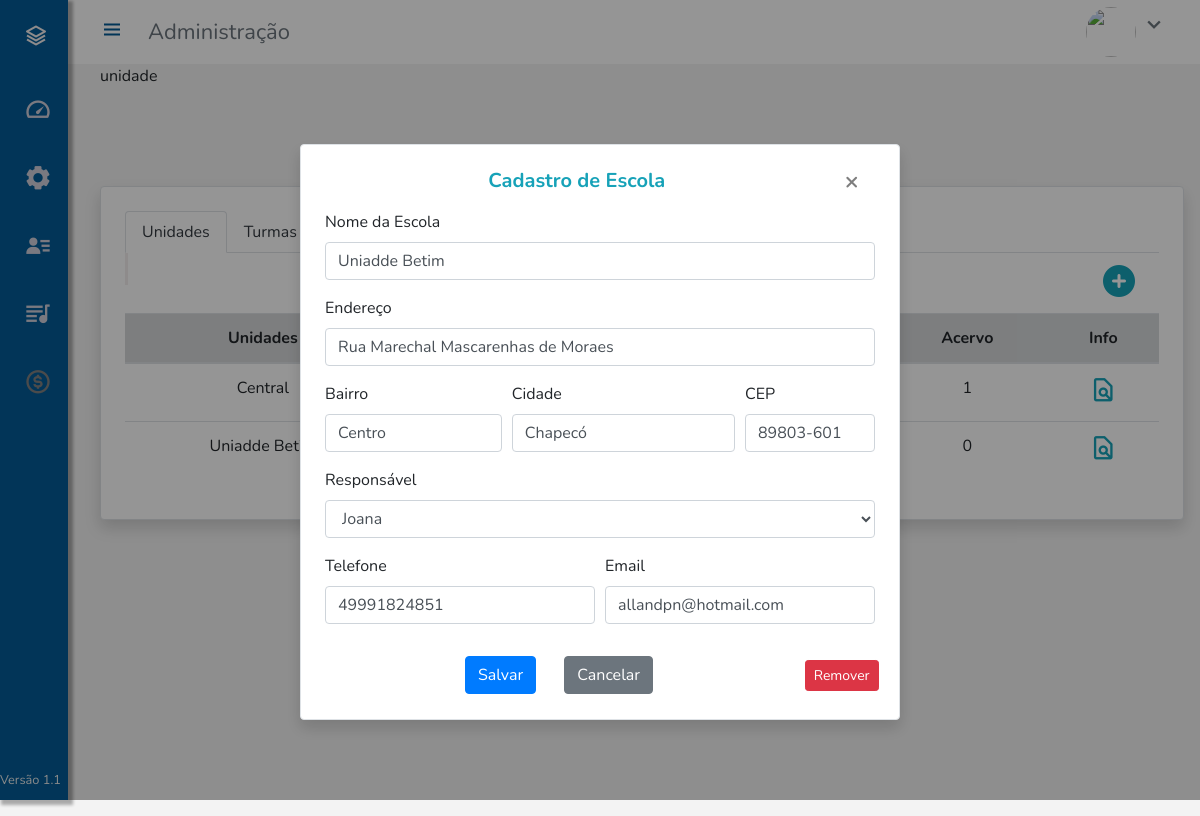
/unidade/2, run on the app's committed database.
### app/models.py (models this page shows)
class Unidade(db.Model):
    id = db.Column(db.Integer, primary_key=True)
    nome = db.Column(db.String(50), unique=True, nullable=False)
    gestor = db.Column(db.Integer, unique=False, nullable=True)
    email = db.Column(db.String(100), unique=False, nullable=True)
    telefone = db.Column(db.String(20), unique=False, nullable=True)
    instrumentos = db.relationship('Instrumento', backref='instrumento_unidade', lazy=True)
    turmas = db.relationship('Turma', backref='turma_unidade', lazy=True, cascade="all, delete")
    endereco = db.relationship('Endereco', backref='endereco_unidade', lazy=True)
    alunos = db.relationship('Aluno', backref='aluno_unidade', lazy=True )
    equipe = db.relationship('Coordenador', backref='coord_unidade', lazy=True)

class Endereco(db.Model):
    id = db.Column(db.Integer, primary_key=True)
    rua = db.Column(db.String(100), unique=False, nullable=True)
    numero = db.Column(db.Integer, unique=False, nullable=True)
    bairro = db.Column(db.String(50), unique=False, nullable=True)
    complemento = db.Column(db.String(50), unique=False, nullable=True)
    cidade = db.Column(db.String(50), unique=False, nullable=True)
    cep = db.Column(db.String(12), unique=False, nullable=True)
    estado = db.Column(db.String(50), unique=False, nullable=True)
    unidade_id = db.Column(db.Integer, db.ForeignKey('unidade.id'), nullable=True)
    coordenador_id = db.Column(db.Integer, db.ForeignKey('coordenador.id'), nullable=True)
    aluno_id = db.Column(db.Integer, db.ForeignKey('aluno.id'), nullable=True)

### app/admin/routes.py (the view)
@admin.route("/unidade/<int:id>", methods=['GET', 'POST'])
def update_unidade(id):
    form = RegistroUnidade()
    form.gestor.choices = [(g.id, g.nome) for g in Coordenador.query.all()]
    if request.method == "POST" and request.form['type'] == 'formEditUnd':
        if form.validate_on_submit():
            editUnidade(form, id)
            flash('Unidade atualizada com sucesso!', 'success')
            return redirect(url_for('admin.admin_path', path='unidade'))
        else:
            flash('Não foi possível atualizar os dados. Verifique as informações e tente novamente', 'danger')
    elif request.method == "GET":
        unidade = Unidade.query.filter_by(id = id).first()
        endereco = Endereco.query.filter_by(unidade_id = unidade.id).first()
        form.id.data = unidade.id
        form.nome.data = unidade.nome
        form.endereco.data = endereco.rua
        form.bairro.data = endereco.bairro
        form.cidade.data = endereco.cidade
        form.cep.data = endereco.cep
        form.telefone.data = unidade.telefone
        form.email.data = unidade.email
        form.gestor.data = int(unidade.gestor)
    unidades = get_unidade_brief()
    return render_template("admin.html", formEditUnd = form, unidades=unidades, pane = 'unidade')

### app/templates/admin.html (shortened to what this page needs)
{% extends "layout.html" %}
{% block pageCurrent %}Administração{% endblock  %}
{% block body %}
{{pane}}
<div class="main mx-auto widht-page">
    <div class="wrapper wrapper-tab border p-4 rounded shadow bg-white">
        <div>
            <div class="nav nav-tabs " id="nav-tab" role="tablist">
                <a {% if (not pane or pane == 'unidade') and (not pane_t and not pane_e)  %}
                      class="nav-item nav-link nav_link_table toogle-hide text-dark active"
                    {% else %}
                      class="nav-item nav-link nav_link_table toogle-hide text-dark"
                    {% endif %}
                id="nav-escolas-tab" data-toggle="tab" href="#nav-escolas" role="tab" aria-controls="nav-escolas" aria-selected="false" data-element=".hide-toggle-tab">Unidades</a>
                <a {% if pane_t == "turma" or pane == 'turma' %}
                    class="nav-item nav-link nav_link_table toogle-hide text-dark active"
                  {% else %}
                    class="nav-item nav-link nav_link_table toogle-hide text-dark"
                  {% endif %}
                class="nav-item nav-link nav_link_table toogle-hide text-dark " id="nav-cursos-tab" data-toggle="tab" href="#nav-cursos " role="tab" aria-controls="nav-cursos" aria-selected="false">Turmas</a>
                <a {% if pane_e == "equipe" or pane == 'equipe' %}
                      class="nav-item nav-link nav_link_table toogle-hide text-dark active"
                    {% else %}
                      class="nav-item nav-link nav_link_table toogle-hide text-dark"
                  {% endif %}
                class="nav-item nav-link nav_link_table toogle-hide text-dark " id="nav-equipe-tab" data-toggle="tab" href="#nav-equipe" role="tab" aria-controls="nav-equipe" aria-selected="true">Equipe</a>
            </div>
        </div>
        <div class="tab-content" id="nav-tabContent">
            {% if (not pane or pane == 'unidade') and (not pane_t and not pane_e)   %}
            <div class="tab-pane fade show active tela-wrapper-table" id="nav-escolas" role="tabpanel" aria-labelledby="nav-escolas-tab">
            {% else %}
            <div class="tab-pane fade tela-wrapper-table" id="nav-escolas" role="tabpanel" aria-labelledby="nav-escolas-tab">
            {% endif %}
            {% include 'includes/unidades.html'%}
            </div>
            {% include 'includes/equipes.html'%}
        </div>
<br>
{% if pane == "unidade" %}
<div class="" >
  {% else %}
<div class="hidden hide-container">
  {% endif %}
{% include 'includes/edit_unidade.html'%}
{% endblock  %}

### app/templates/includes/unidades.html
 <div class="container-fluid">
        <div class="row mt-1">
            <div class="ml-auto mr-3">
                <a class="btn-add-escola toogle-hide " id="addEscolaBtn" href="" data-element="#telaCadastroEscola"><i class="fa fa-2x fa-plus-circle text-info m-2" aria-hidden="true"></i></a>
            </div>
        </div>
        <div class="row mt-2">
            <table class="table table-hover text-center">
                <thead class="bg-gray">
                <tr>
                    <th scope="col">Unidades</th>
                    <th scope="col">Turmas</th>
                    <th scope="col">Equipe</th>
                    <th scope="col">Alunos</th>
                    <th scope="col">Acervo</th>
                    <th scope="col">Info</th>
                </tr>
                </thead>
                <tbody>
                    {% if unidades %}
                  {% for unidade in unidades %}
                    <tr>
                      <td>{{ unidade['nome'] }}</td>
                      <td>{{ unidade['turma'] }}</td>
                      <td>{{ unidade['equipe'] }}</td>
                      <td>{{ unidade['aluno'] }}</td>
                      <td>{{ unidade['acervo'] }}</td>
                      <td>
                          <a href="" class="response toogle-hide ml-auto open-info-escola" data-element="#dataInfoEscola" data-pane='unidade' data-id="{{unidade['id']}}"><i class='bx bx-file-find text-info mt-auto' style="font-size: 1.75rem"></i>
                          </a>
                      </td>
                    </tr>
                  {% endfor %}
                  {% endif %}
                </tbody>
            </table>
        </div>
    </div>

### app/templates/includes/edit_unidade.html (shortened to what this page needs)
{% if  formEditUnd %}
    <div class="bg-container justify-content-center" >
            <div class="tela-edit-escola tela-add-item border rounded shadow p-4 bg-white" >
                <form action="" method="POST">
                    <div class="text-center mb-3">
                        <span class="h5 text-info font-weight-bold">Cadastro de Escola</span>
                        <a href="{{url_for('admin_path', path='unidade')}}" class="close ">
                            <span  class="btn-edit-escola toogle-hide m-3" aria-hidden="true">&times;</span>
                            </a>
                    </div>
                    <div class="form-group">
                        <label for="nomeEscola">Nome da Escola</label>
                        {% if formEditUnd.nome.errors %}
                        {{ formEditUnd.nome(class='form-control is-invalid')}}
                          {% for error in formEditUnd.nome.errors %}
                            <div class="invalid-feedback">
                              <span>{{error}}</span>
                            </div>
                          {% endfor %}
                      {% else %}
                        {{ formEditUnd.nome(class='form-control', placeholder='nome')}}
                      {% endif %}
                    </div>
                    <div class="form-group">
                        <label for="inputAddress">Endereço</label>
                        {% if formEditUnd.endereco.errors %}
                        {{ formEditUnd.endereco(class='form-control is-invalid')}}
                          {% for error in formEditUnd.endereco.errors %}
                            <div class="invalid-feedback">
                              <span>{{error}}</span>
                            </div>
                          {% endfor %}
                      {% else %}
                        {{ formEditUnd.endereco(class='form-control', placeholder="Rua XV de Novembro, nº 0")}}
                      {% endif %}
                    </div>
                    <div class="form-row">
                        <div class="form-group col-md-4">
                        <label for="inputBairro">Bairro</label>
                        {% if formEditUnd.bairro.errors %}
                        {{ formEditUnd.bairro(class='form-control is-invalid')}}
                          {% for error in formEditUnd.bairro.errors %}
                            <div class="invalid-feedback">
                              <span>{{error}}</span>
                            </div>
                          {% endfor %}
                      {% else %}
                        {{ formEditUnd.bairro(class='form-control', placeholder="bairro")}}
                      {% endif %}
                        </div>
                        <div class="form-group col-md-5">
                            <label for="inputTelefone">Cidade</label>
                            {% if formEditUnd.cidade.errors %}
                        {{ formEditUnd.cidade(class='form-control is-invalid')}}
                          {% for error in formEditUnd.cidade.errors %}
                            <div class="invalid-feedback">
                              <span>{{error}}</span>
                            </div>
                          {% endfor %}
                      {% else %}
                        {{ formEditUnd.cidade(class='form-control', placeholder="cidade")}}
                      {% endif %}
                        </div>
                        <div class="form-group col-md-3">
                        <label for="inputCEP">CEP</label>
                        {% if formEditUnd.cep.errors %}
                        {{ formEditUnd.cep(class='form-control is-invalid')}}
                          {% for error in formEditUnd.cep.errors %}
                            <div class="invalid-feedback">
                              <span>{{error}}</span>
                            </div>
                          {% endfor %}
                      {% else %}
                        {{ formEditUnd.cep(class='form-control', placeholder="CEP")}}
                      {% endif %}
                        </div>
                    </div>
                    <div class="form-group">
                        <label for="nomeGestor">Responsável</label>
                        {% if formEditUnd.gestor.errors %}
                        {{ formEditUnd.gestor(class='form-control is-invalid')}}
                          {% for error in formEditUnd.gestor.errors %}
                            <div class="invalid-feedback">
                              <span>{{error}}</span>
                            </div>
                          {% endfor %}
                      {% else %}
                        {{ formEditUnd.gestor(class='form-control')}}
                      {% endif %}
                    </div>
                    <div class="form-row">
                        <div class="form-group col-md-6">
                            <label for="inputTelefone">Telefone</label>
                            {% if formEditUnd.telefone.errors %}
                        {{ formEditUnd.telefone(class='form-control is-invalid')}}
                          {% for error in formEditUnd.telefone.errors %}
                            <div class="invalid-feedback">
                              <span>{{error}}</span>
                            </div>
                          {% endfor %}
                      {% else %}
                        {{ formEditUnd.telefone(class='form-control', placeholder="telefone")}}
                      {% endif %}
                        </div>
                        <div class="form-group col-md-6">
                        <label for="inputEmail">Email</label>
                        {% if formEditUnd.email.errors %}
                        {{ formEditUnd.email(class='form-control is-invalid')}}
                          {% for error in formEditUnd.email.errors %}
                            <div class="invalid-feedback">
                              <span>{{error}}</span>
                            </div>
                          {% endfor %}
                      {% else %}
                        {{ formEditUnd.email(class='form-control', placeholder="email")}}
                      {% endif %}
                        </div>
                    </div>
                    <div class="text-center mt-3 row justify-content-center">
                        <div class="col-10">
                            {{ formEditUnd.submit(class='btn btn-primary text-white submit_update_unidade')}}
                            <a href="{{url_for('admin.admin_path', path='unidade')}}" class="btn btn-secondary ml-4 " >Cancelar</a>
                        </div>
                        <button type="button" class="btn btn-danger btn-sm m-1" data-toggle="modal" data-target=".deleteModal">Remover</button>
                    </div>
                </form>
                </div>
            </div>
    </div>
{% endif %}

### data on the page
Unidade: nome "Central", acervo "1"
Unidade: nome "Uniadde Betim", acervo "0", gestor "Joana", telefone "49991824851", email "allandpn@hotmail.com"
Endereco: bairro "Centro", cidade "Chapecó", cep "89803-601"

### other printed values
{{ pane }} "unidade"
